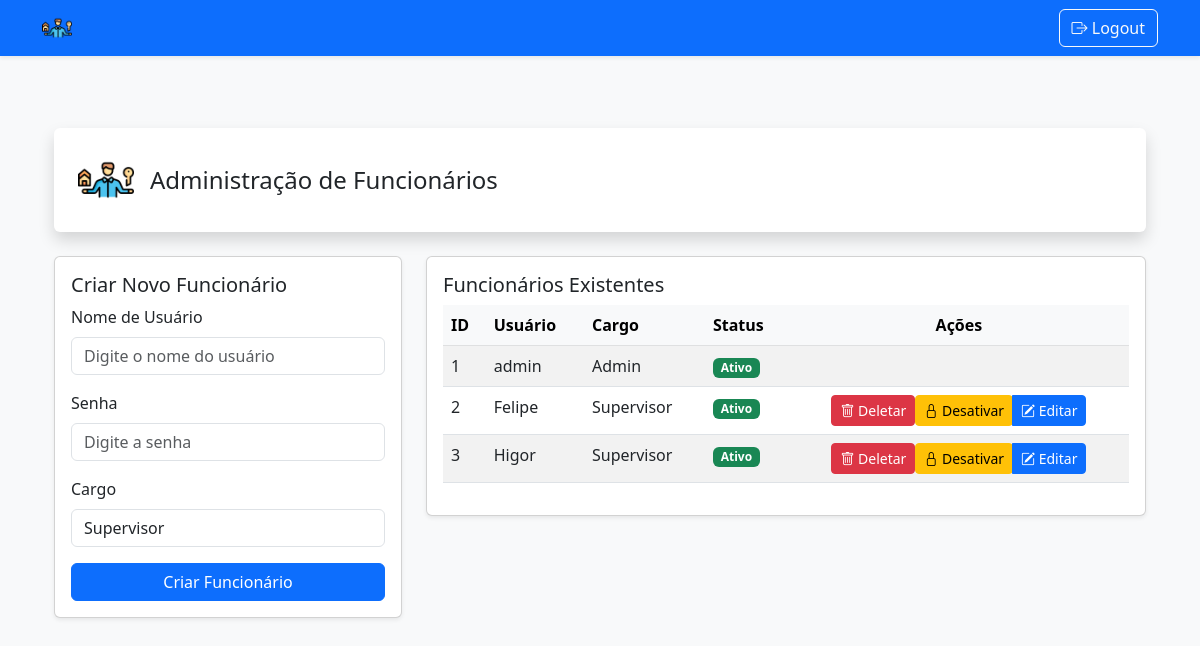
Page /admin (signed in) on the earlier database version.
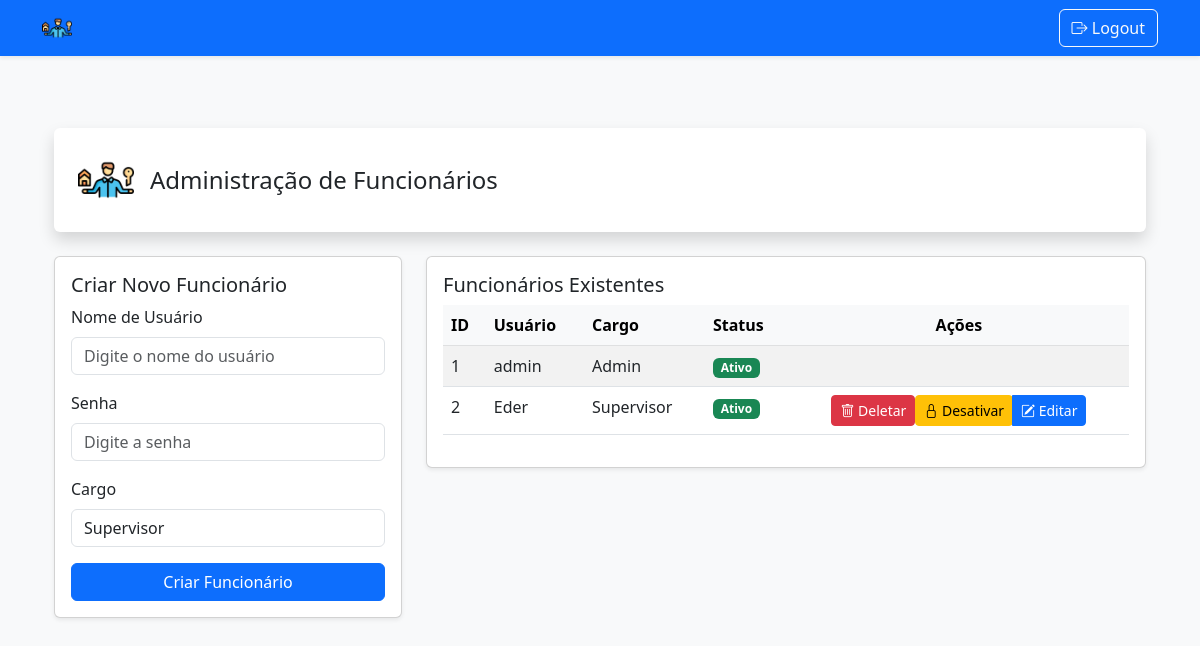
Same page on the later database version.
### backend/models.py (models this page shows, shortened)
class User(db.Model, UserMixin):
    id = db.Column(db.Integer, primary_key=True)
    username = db.Column(db.String(50), unique=True, nullable=False)
    password = db.Column(db.String(128), nullable=False)
    is_admin = db.Column(db.Boolean, default=False)
    active = db.Column(db.Boolean, default=True)
    cargo = db.Column(db.String(50), nullable=False)  # Novo campo
    @property
    def is_active(self):
        return self.active

### backend/routes/auth_routes.py (the view, shortened to what this page needs)
@auth.route('/admin', methods=['GET', 'POST'])
@login_required
def admin():
    if not current_user.is_admin:
        flash('Acesso negado.')
        return redirect(url_for('main.listagem', username=current_user.username))
    users = User.query.all()
    return render_template('admin.html', users=users)

### backend/__init__.py (called while the page is built)
def create_app():
    app = Flask(__name__)
    app.config['SECRET_KEY'] = 'sua-chave-secreta'
    app.config['SQLALCHEMY_DATABASE_URI'] = f'sqlite:///{os.path.abspath(os.path.join(os.path.dirname(__file__), "../infra/gerPtrimonio.db"))}'
    db.init_app(app)
    login_manager = LoginManager()
    login_manager.login_view = 'auth.login'
    login_manager.init_app(app)
    @login_manager.user_loader
    def load_user(user_id):
        return User.query.get(int(user_id))
    @app.context_processor
    def inject_user():
        return dict(current_user=current_user)
    from .routes import register_routes
    register_routes(app)
    return app

### backend/templates/admin.html (shortened to what the changed rows need)
{% extends "base.html" %}
{% block content %}
<div class="container py-5">
    <header class="d-flex justify-content-between align-items-center bg-white shadow rounded p-4 mb-4">
        <div class="d-flex align-items-center gap-3">
            <h1 class="h4 mb-0">Administração de Funcionários</h1>
        </div>
    </header>
    <div class="row">
        <section class="col-lg-4 mb-4">
            <div class="card shadow-sm">
                <div class="card-body">
                    <h2 class="h5 card-title">Criar Novo Funcionário</h2>
                </div>
            </div>
        </section>
        <section class="col-lg-8">
            <div class="card shadow-sm">
                <div class="card-body">
                    <h2 class="h5 card-title">Funcionários Existentes</h2>
                    <div class="table-responsive">
                        <table class="table table-striped">
                            <thead class="table-light">
                                <tr>
                                    <th>ID</th>
                                    <th>Usuário</th>
                                    <th>Cargo</th>
                                    <th>Status</th>
                                    <th class="text-center">Ações</th>
                                </tr>
                            </thead>
                            <tbody>
                                {% for user in users %}
                                <tr>
                                    <td>{{ user.id }}</td>
                                    <td>{{ user.username }}</td>
                                    <td>{{ user.cargo }}</td>
                                    <td>
                                        {% if user.is_active %}
                                        <span class="badge bg-success">Ativo</span>
                                        {% else %}
                                        <span class="badge bg-danger">Inativo</span>
                                        {% endif %}
                                    </td>
                                    <td class="text-center">
                                        {% if user.username != 'admin' %}
                                        <div class="btn-group" role="group">
                                            <form method="POST" action="{{ url_for('auth.delete_user', id=user.id) }}" class="d-inline">
                                                <button type="submit" class="btn btn-danger btn-sm">
                                                    <i class="bi bi-trash"></i> Deletar
                                                </button>
                                            </form>
                                            {% if user.is_active %}
                                            <form method="POST" action="{{ url_for('auth.deactivate_user', id=user.id) }}" class="d-inline">
                                                <button type="submit" class="btn btn-warning btn-sm">
                                                    <i class="bi bi-lock"></i> Desativar
                                                </button>
                                            </form>
                                            {% else %}
                                            <form method="POST" action="{{ url_for('auth.activate_user', id=user.id) }}" class="d-inline">
                                                <button type="submit" class="btn btn-success btn-sm">
                                                    <i class="bi bi-unlock"></i> Ativar
                                                </button>
                                            </form>
                                            {% endif %}
                                            <a href="{{ url_for('auth.edit_user', id=user.id) }}" class="btn btn-primary btn-sm">
                                                <i class="bi bi-pencil-square"></i> Editar
                                            </a>
                                        </div>
                                        {% endif %}
                                    </td>
                                </tr>
                                {% endfor %}
                            </tbody>
                        </table>
                    </div>
                </div>
            </div>
        </section>
    </div>
</div>
{% endblock %}

Differences in the rows shown:
removed User: id "3", username "Higor", cargo "Supervisor", active "Ativo"
changed User "Supervisor": username "Felipe" → "Eder"
